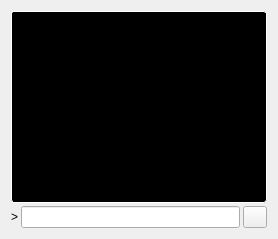
     <widget class="QWidget" name="tab_console">
      <attribute name="title">
       <string>&amp;Console</string>
      </attribute>
      <layout class="QVBoxLayout" name="verticalLayout_3">
       <property name="spacing">
        <number>3</number>
       </property>
       <item>
        <widget class="QTextEdit" name="messagesWidget">
         <property name="minimumSize">
          <size>
           <width>0</width>
           <height>100</height>
          </size>
         </property>
         <property name="styleSheet">
          <string notr="true">background: rgb(0,0,0); color: rgb(255,255,255); border: 1px inset white; border-radius: 3px; margin: 0px;</string>
         </property>
         <property name="readOnly">
          <bool>true</bool>
         </property>
         <property name="tabKeyNavigation" stdset="0">
          <bool>false</bool>
         </property>
         <property name="columnCount" stdset="0">
          <number>2</number>
         </property>
        </widget>
       </item>
       <item>
        <layout class="QHBoxLayout" name="horizontalLayout">
         <property name="spacing">
          <number>3</number>
         </property>
         <item>
          <widget class="QLabel" name="label">
           <property name="text">
            <string notr="true">&gt;</string>
           </property>
          </widget>
         </item>
         <item>
          <widget class="QLineEdit" name="lineEdit">
           <property name="styleSheet">
            <string notr="true">color: rgb(255, 255, 255);</string>
           </property>
          </widget>
         </item>
         <item>
          <widget class="QPushButton" name="clearButton">
           <property name="maximumSize">
            <size>
             <width>24</width>
             <height>24</height>
            </size>
           </property>
           <property name="toolTip">
            <string>Clear console</string>
           </property>
           <property name="text">
            <string/>
           </property>
           <property name="icon">
            <iconset resource="../darksilk.qrc">
             <normaloff>:/icons/remove</normaloff>:/icons/remove</iconset>
           </property>
           <property name="shortcut">
            <string notr="true">Ctrl+L</string>
           </property>
           <property name="autoDefault">
            <bool>false</bool>
           </property>
          </widget>
         </item>
        </layout>
       </item>
      </layout>
     </widget>
